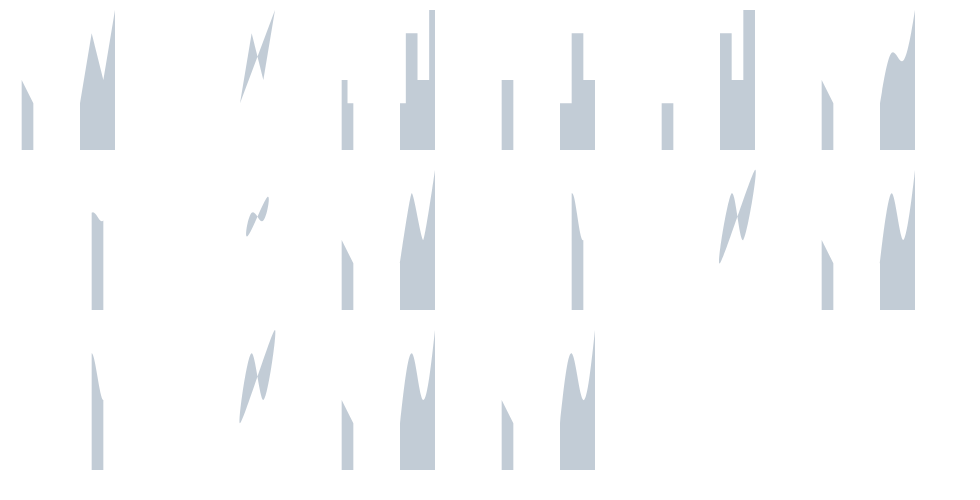

Specify this chart in Vega-Lite:
### Vega specification from a JSON file in a GitHub repository (floating-point values rounded to 4 significant figures)
{"$schema": "https://vega.github.io/schema/vega/v6.json", "width": 480, "height": 240, "padding": 5, "autosize": "none", "data": [{"name": "t", "values": [{"x": 0, "y": 1, "ok": false}, {"x": 1, "y": 3, "ok": true}, {"x": 2, "y": 2, "ok": true}, {"x": 3, "y": 0, "ok": false}, {"x": 4, "y": 4, "ok": true}, {"x": 5, "y": 0, "ok": false}, {"x": 6, "y": 2, "ok": true}, {"x": 7, "y": 5, "ok": true}, {"x": 8, "y": 3, "ok": true}, {"x": 9, "y": 6, "ok": true}, {"x": 10, "y": 0, "ok": false}, {"x": 11, "y": 2, "ok": true}, {"x": 12, "y": 0, "ok": false}]}], "scales": [{"name": "x", "type": "linear", "domain": [0, 12], "range": [0, 70]}, {"name": "y", "type": "linear", "domain": [0, 6], "range": [70, 0]}], "marks": [{"type": "group", "encode": {"update": {"x": {"value": 0}, "y": {"value": 0}, "width": {"value": 70}, "height": {"value": 70}}}, "marks": [{"type": "area", "from": {"data": "t"}, "encode": {"update": {"x": {"scale": "x", "field": "x"}, "y": {"scale": "y", "field": "y"}, "defined": {"signal": "datum.ok"}, "interpolate": {"value": "linear"}, "fill": {"value": "#9ab"}, "fillOpacity": {"value": 0.6}, "y2": {"scale": "y", "value": 0}}}}]}, {"type": "group", "encode": {"update": {"x": {"value": 80}, "y": {"value": 0}, "width": {"value": 70}, "height": {"value": 70}}}, "marks": [{"type": "area", "from": {"data": "t"}, "encode": {"update": {"x": {"scale": "x", "field": "x"}, "y": {"scale": "y", "field": "y"}, "defined": {"signal": "datum.ok"}, "interpolate": {"value": "linear-closed"}, "fill": {"value": "#9ab"}, "fillOpacity": {"value": 0.6}, "y2": {"scale": "y", "value": 0}}}}]}, {"type": "group", "encode": {"update": {"x": {"value": 160}, "y": {"value": 0}, "width": {"value": 70}, "height": {"value": 70}}}, "marks": [{"type": "area", "from": {"data": "t"}, "encode": {"update": {"x": {"scale": "x", "field": "x"}, "y": {"scale": "y", "field": "y"}, "defined": {"signal": "datum.ok"}, "interpolate": {"value": "step"}, "fill": {"value": "#9ab"}, "fillOpacity": {"value": 0.6}, "y2": {"scale": "y", "value": 0}}}}]}, {"type": "group", "encode": {"update": {"x": {"value": 240}, "y": {"value": 0}, "width": {"value": 70}, "height": {"value": 70}}}, "marks": [{"type": "area", "from": {"data": "t"}, "encode": {"update": {"x": {"scale": "x", "field": "x"}, "y": {"scale": "y", "field": "y"}, "defined": {"signal": "datum.ok"}, "interpolate": {"value": "step-after"}, "fill": {"value": "#9ab"}, "fillOpacity": {"value": 0.6}, "y2": {"scale": "y", "value": 0}}}}]}, {"type": "group", "encode": {"update": {"x": {"value": 320}, "y": {"value": 0}, "width": {"value": 70}, "height": {"value": 70}}}, "marks": [{"type": "area", "from": {"data": "t"}, "encode": {"update": {"x": {"scale": "x", "field": "x"}, "y": {"scale": "y", "field": "y"}, "defined": {"signal": "datum.ok"}, "interpolate": {"value": "step-before"}, "fill": {"value": "#9ab"}, "fillOpacity": {"value": 0.6}, "y2": {"scale": "y", "value": 0}}}}]}, {"type": "group", "encode": {"update": {"x": {"value": 400}, "y": {"value": 0}, "width": {"value": 70}, "height": {"value": 70}}}, "marks": [{"type": "area", "from": {"data": "t"}, "encode": {"update": {"x": {"scale": "x", "field": "x"}, "y": {"scale": "y", "field": "y"}, "defined": {"signal": "datum.ok"}, "interpolate": {"value": "basis"}, "fill": {"value": "#9ab"}, "fillOpacity": {"value": 0.6}, "y2": {"scale": "y", "value": 0}}}}]}, {"type": "group", "encode": {"update": {"x": {"value": 0}, "y": {"value": 80}, "width": {"value": 70}, "height": {"value": 70}}}, "marks": [{"type": "area", "from": {"data": "t"}, "encode": {"update": {"x": {"scale": "x", "field": "x"}, "y": {"scale": "y", "field": "y"}, "defined": {"signal": "datum.ok"}, "interpolate": {"value": "basis-open"}, "fill": {"value": "#9ab"}, "fillOpacity": {"value": 0.6}, "y2": {"scale": "y", "value": 0}}}}]}, {"type": "group", "encode": {"update": {"x": {"value": 80}, "y": {"value": 80}, "width": {"value": 70}, "height": {"value": 70}}}, "marks": [{"type": "area", "from": {"data": "t"}, "encode": {"update": {"x": {"scale": "x", "field": "x"}, "y": {"scale": "y", "field": "y"}, "defined": {"signal": "datum.ok"}, "interpolate": {"value": "basis-closed"}, "fill": {"value": "#9ab"}, "fillOpacity": {"value": 0.6}, "y2": {"scale": "y", "value": 0}}}}]}, {"type": "group", "encode": {"update": {"x": {"value": 160}, "y": {"value": 80}, "width": {"value": 70}, "height": {"value": 70}}}, "marks": [{"type": "area", "from": {"data": "t"}, "encode": {"update": {"x": {"scale": "x", "field": "x"}, "y": {"scale": "y", "field": "y"}, "defined": {"signal": "datum.ok"}, "interpolate": {"value": "cardinal"}, "fill": {"value": "#9ab"}, "fillOpacity": {"value": 0.6}, "y2": {"scale": "y", "value": 0}, "tension": {"value": 0.5}}}}]}, {"type": "group", "encode": {"update": {"x": {"value": 240}, "y": {"value": 80}, "width": {"value": 70}, "height": {"value": 70}}}, "marks": [{"type": "area", "from": {"data": "t"}, "encode": {"update": {"x": {"scale": "x", "field": "x"}, "y": {"scale": "y", "field": "y"}, "defined": {"signal": "datum.ok"}, "interpolate": {"value": "cardinal-open"}, "fill": {"value": "#9ab"}, "fillOpacity": {"value": 0.6}, "y2": {"scale": "y", "value": 0}}}}]}, {"type": "group", "encode": {"update": {"x": {"value": 320}, "y": {"value": 80}, "width": {"value": 70}, "height": {"value": 70}}}, "marks": [{"type": "area", "from": {"data": "t"}, "encode": {"update": {"x": {"scale": "x", "field": "x"}, "y": {"scale": "y", "field": "y"}, "defined": {"signal": "datum.ok"}, "interpolate": {"value": "cardinal-closed"}, "fill": {"value": "#9ab"}, "fillOpacity": {"value": 0.6}, "y2": {"scale": "y", "value": 0}}}}]}, {"type": "group", "encode": {"update": {"x": {"value": 400}, "y": {"value": 80}, "width": {"value": 70}, "height": {"value": 70}}}, "marks": [{"type": "area", "from": {"data": "t"}, "encode": {"update": {"x": {"scale": "x", "field": "x"}, "y": {"scale": "y", "field": "y"}, "defined": {"signal": "datum.ok"}, "interpolate": {"value": "catmull-rom"}, "fill": {"value": "#9ab"}, "fillOpacity": {"value": 0.6}, "y2": {"scale": "y", "value": 0}, "tension": {"value": 0.5}}}}]}, {"type": "group", "encode": {"update": {"x": {"value": 0}, "y": {"value": 160}, "width": {"value": 70}, "height": {"value": 70}}}, "marks": [{"type": "area", "from": {"data": "t"}, "encode": {"update": {"x": {"scale": "x", "field": "x"}, "y": {"scale": "y", "field": "y"}, "defined": {"signal": "datum.ok"}, "interpolate": {"value": "catmull-rom-open"}, "fill": {"value": "#9ab"}, "fillOpacity": {"value": 0.6}, "y2": {"scale": "y", "value": 0}}}}]}, {"type": "group", "encode": {"update": {"x": {"value": 80}, "y": {"value": 160}, "width": {"value": 70}, "height": {"value": 70}}}, "marks": [{"type": "area", "from": {"data": "t"}, "encode": {"update": {"x": {"scale": "x", "field": "x"}, "y": {"scale": "y", "field": "y"}, "defined": {"signal": "datum.ok"}, "interpolate": {"value": "catmull-rom-closed"}, "fill": {"value": "#9ab"}, "fillOpacity": {"value": 0.6}, "y2": {"scale": "y", "value": 0}}}}]}, {"type": "group", "encode": {"update": {"x": {"value": 160}, "y": {"value": 160}, "width": {"value": 70}, "height": {"value": 70}}}, "marks": [{"type": "area", "from": {"data": "t"}, "encode": {"update": {"x": {"scale": "x", "field": "x"}, "y": {"scale": "y", "field": "y"}, "defined": {"signal": "datum.ok"}, "interpolate": {"value": "monotone"}, "fill": {"value": "#9ab"}, "fillOpacity": {"value": 0.6}, "y2": {"scale": "y", "value": 0}}}}]}, {"type": "group", "encode": {"update": {"x": {"value": 240}, "y": {"value": 160}, "width": {"value": 70}, "height": {"value": 70}}}, "marks": [{"type": "area", "from": {"data": "t"}, "encode": {"update": {"x": {"scale": "x", "field": "x"}, "y": {"scale": "y", "field": "y"}, "defined": {"signal": "datum.ok"}, "interpolate": {"value": "natural"}, "fill": {"value": "#9ab"}, "fillOpacity": {"value": 0.6}, "y2": {"scale": "y", "value": 0}}}}]}]}
